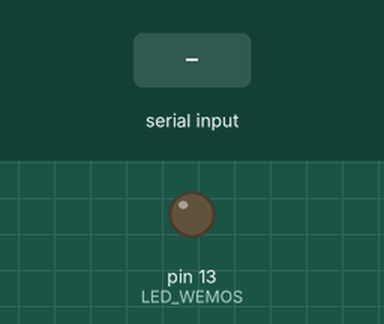
Simulated run of this sketch. Board: Arduino Uno, built with avr-gcc and run on an emulated ATmega328P. On the bench: output pins drawn as LEDs (lit = HIGH). Inputs (shaded band) come from the test bench. What the sketch prints to the serial monitor is not drawn.

Above: at 1.2 s.
1.3 s: "1" received over the second serial link
At 1.7 s:
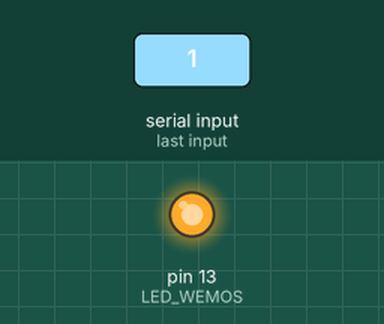
4.3 s: "0" received over the second serial link
At 5.2 s:
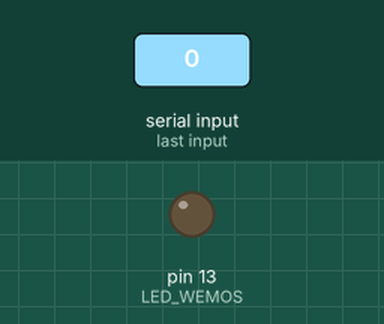
Timing chart, 0 to 7.3 s (numbered marks = the images above; inputs shaded):
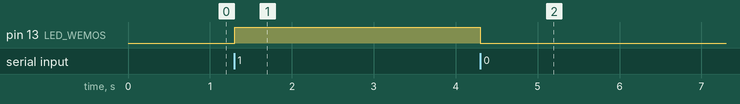

The sketch:

8266.ino
```cpp
#include <SoftwareSerial.h>

#define RX_PIN 4        // D2 (GPIO4) – nối với TX của UNO
#define TX_PIN 5        // D1 (GPIO5) – nối với RX của UNO
#define LED_WEMOS 13    // D6 (GPIO12) – đèn trên Wemos (điều khiển từ UNO)

SoftwareSerial mySerial(RX_PIN, TX_PIN);

void setup() {
  Serial.begin(115200);      // Serial Monitor của Wemos
  mySerial.begin(9600);      // Giao tiếp với UNO

  pinMode(LED_WEMOS, OUTPUT);
  digitalWrite(LED_WEMOS, LOW);

  Serial.println("=== WEMOS D1 READY ===");
  Serial.println("Gửi 1 hoặc 0 từ Serial Monitor này để điều khiển đèn UNO.");
  Serial.println("Nhận 1 hoặc 0 từ UNO để điều khiển đèn Wemos.");
}

void loop() {
  // ---------- NHẬN TỪ UNO (điều khiển đèn Wemos) ----------
  if (mySerial.available()) {
    char c = mySerial.read();
    Serial.print("Nhận từ UNO: ");
    Serial.println(c);

    if (c == '1') {
      digitalWrite(LED_WEMOS, HIGH);
      Serial.println("=> Bật đèn Wemos (D6)");
    }
    else if (c == '0') {
      digitalWrite(LED_WEMOS, LOW);
      Serial.println("=> Tắt đèn Wemos (D6)");
    }
  }

  // ---------- GỬI TỪ SERIAL MONITOR WEMOS (điều khiển đèn UNO) ----------
  if (Serial.available()) {
    char cmd = Serial.read();
    if (cmd == '1' || cmd == '0') {
      mySerial.print(cmd);      // Gửi sang UNO (không kèm xuống dòng)
      Serial.print("Đã gửi sang UNO: ");
      Serial.println(cmd);
    }
  }
}
```

Measured:
- after the input at 1.3 s, pin 13 (LED_WEMOS): LOW → HIGH at once
- after the input at 4.3 s, pin 13 (LED_WEMOS): HIGH → LOW at once
